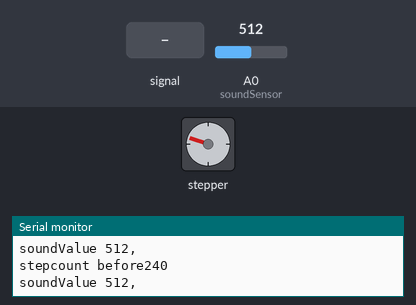
The sketch below on a simulated Arduino Uno, built with avr-gcc and run on an emulated ATmega328P. On the bench: stepper motor, the last lines printed to the serial monitor. The test bench sets the inputs (shaded band); at power-on: A0 (soundSensor) = 512. Stepper angles assume 200 steps per turn.

Above: at 1.4 s.
1.5 s: A0 (soundSensor) set to 122
At 1.66 s:
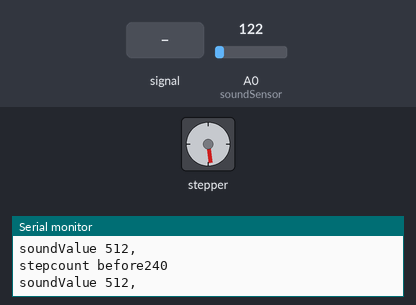
4.7 s: A0 (soundSensor) fed a 200 Hz sine of ±81 counts around its level
7.9 s: A0 (soundSensor) set to 50
At 9.2 s:
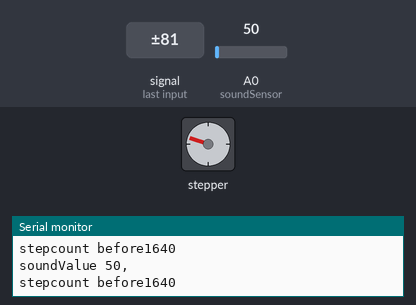
9.8 s: A0 (soundSensor) set to 57
11.3 s: A0 (soundSensor) set to 66
At 14.4 s:
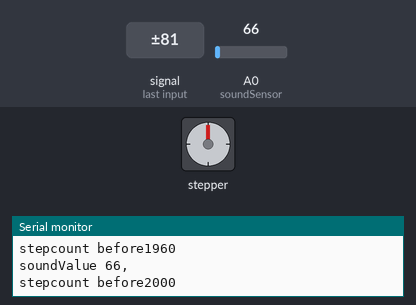
Timing chart, 0 to 21.7 s (numbered marks = the images above; inputs shaded):
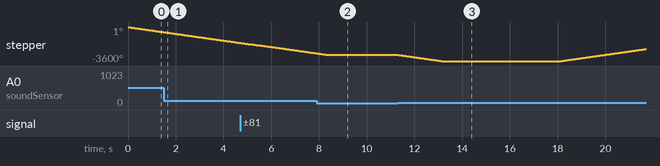

The sketch:

mic_to_stepper_pcomp_v5_right_motor.ino
```cpp
#include <Stepper.h>

//power supply: 8.9 v, 1.7 a

const int stepsPerRevolution = 200;  // change this to fit the number of steps per revolution
// for your motor

// initialize the stepper library on pins 8 through 11:
Stepper myStepper(stepsPerRevolution, 6, 9, 10, 11);

int soundSensor = A0;
int soundValue;
int speedforMotor;
boolean loud = false;
boolean vloud = false;
boolean vvloud = false;
//int mappedsoundValue;
//int mappedthreshold = 200;
int threshold = 60;
int totalsteps = 2000;
int count1 = 0;
int count2 = 0;
int count3 = 0;
int stepcount = 0;


void setup() {
  pinMode(soundSensor, INPUT);
  // set the speed at 60 rpm:
  myStepper.setSpeed(60);
  Serial.begin(9600);

  // pinMode(LED,OUTPUT);

}

void loop() {
  soundValue = analogRead(soundSensor);
  Serial.print("soundValue");
  Serial.print(" ");
  Serial.print(soundValue);
  Serial.println(",");

//  mappedsoundValue= constrain(soundValue, threshold, mappedthreshold);  // limits range of sensor values to between 30 and 200

//  Serial.print("mappedsoundValue");
//  Serial.print(" ");
//  Serial.print(mappedsoundValue);
//  Serial.println(",");

  if (soundValue > threshold && soundValue < threshold * 2) {
    loud = true;
  } if (soundValue > threshold * 2 && soundValue<threshold*3) {
    vloud = true;
  }     if (soundValue > threshold * 3) {
    vvloud = true;
  }

  if (loud) {
    myStepper.step(-40);
    count1++;
    loud = false;
  }
  if (vloud) {
    myStepper.step(-80);
    count2++;
    vloud = false;
  }
  if (vvloud) {
    myStepper.step(-120);
    count3++;
    vvloud = false;
  }

  stepcount = count1 * 40 + count2 * 80 + count3 * 120;
  Serial.print("stepcount before");
  Serial.println(stepcount);

  if (stepcount >= totalsteps) {
    //maybe we can use serial out from p5 later
    delay(5000);
    count1 = 0;
    count2 = 0;
    count3 = 0;
    stepcount = 0;
    myStepper.step(totalsteps);
    delay(2000);
  }

}
```

Measured:
- the behaviour switches between 60 and 61 on A0 (soundSensor) (found by bisection; images 2 and 3)
- after the input at 7.9 s, stepper: goes on until 8.4 s, then stays -2952°
- after the input at 11.3 s, stepper: turns 648° counter-clockwise in 1.8 s, then 1274° clockwise in 3.5 s
